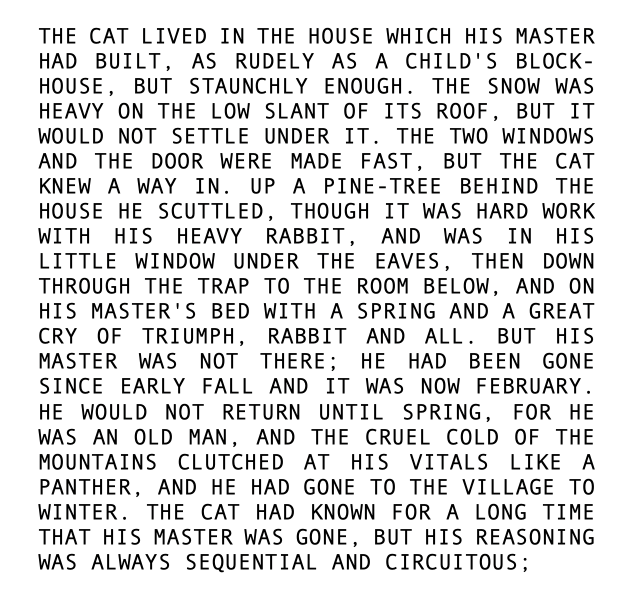
#> input picture images/cats_story.png, 1256 x 1196 px (shown at 1/2 size)
$ python test.py
#> lines starting #> are read from the running program, lines starting #| are printed output that depends on the picture; after the words box and inside, x2 and y2 are one past the last pixel; in counts of white or black regions, pixels touching at a corner belong together
import cv2
import numpy as np

image = cv2.imread("../images/cats_story.png")
#> image is the input picture: shape (1196, 1256, 3); mean B, G, R 222.8, 222.9, 222.8
# cv2.imshow('orig', image)
# image = cv2.resize(image_original,None,fx=4, fy=4, interpolation = cv2.INTER_CUBIC)

# grayscale
gray = cv2.cvtColor(image, cv2.COLOR_BGR2GRAY)
# original_resized = cv2.resize(gray, (0,0), fx=.2, fy=.2)
# cv2.imshow('gray', gray)
# cv2.waitKey(0)

# Remove Salt and pepper noise
saltpep = cv2.fastNlMeansDenoising(gray, None, 9, 13)
# original_resized = cv2.resize(saltpep, (0,0), fx=.2, fy=.2)
# cv2.imshow('Grayscale', saltpep)
# cv2.waitKey(0)

# blur
blured = cv2.blur(saltpep, (3, 3))
# original_resized = cv2.resize(blured, (0,0), fx=.2, fy=.2)
# cv2.imshow('blured', blured)
# cv2.waitKey(0)

# binary
ret, thresh = cv2.threshold(gray, 127, 255, cv2.THRESH_BINARY_INV)
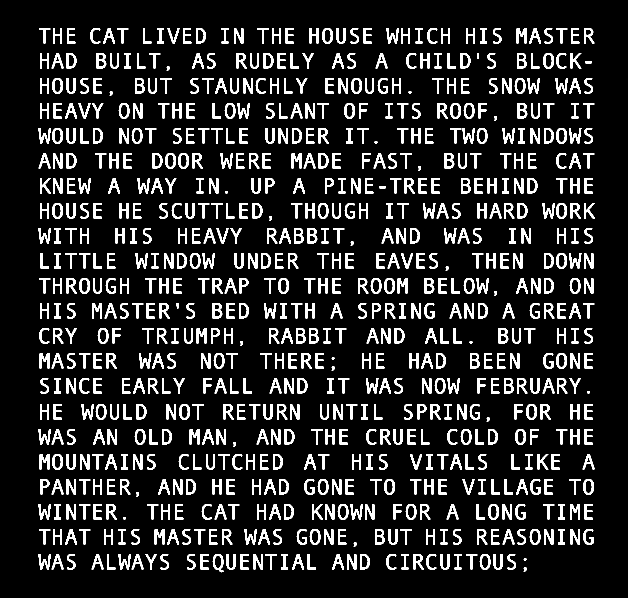
#> thresh: shape (1196, 1256) (shown at 1/2 size); 12.7% white; 735 white regions, largest, box (x1, y1, x2, y2) and area: (193, 106, 213, 137) 353, (1034, 106, 1054, 137) 353, (270, 156, 290, 187) 353
# original_resized = cv2.resize(thresh, (0,0), fx=.2, fy=.2)
# cv2.imshow('Threshold', thresh)
# cv2.waitKey(0)

# dilation
kernel = np.ones((5, 100), np.uint8)
img_dilation = cv2.dilate(thresh, kernel, iterations=1)
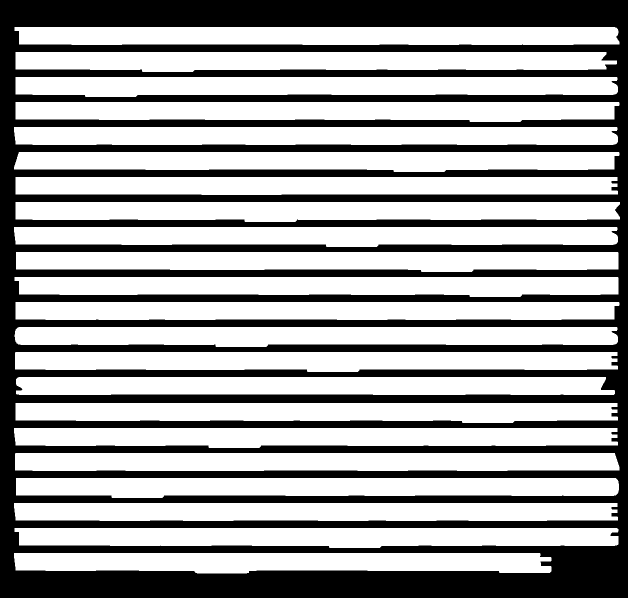
#> img_dilation: shape (1196, 1256) (shown at 1/2 size); 62.6% white; 1 black region
# cv2.imshow('dilated', img_dilation)
# cv2.waitKey(0)

# find contours
ctrs, hier = cv2.findContours(img_dilation.copy(), cv2.RETR_EXTERNAL, cv2.CHAIN_APPROX_SIMPLE)
#> ctrs = 22 contours; largest, box (x1, y1, x2, y2) and area: (31, 154, 1236, 194) 42224, (31, 404, 1240, 444) 42122, (29, 1056, 1237, 1096) 41948, (29, 654, 1236, 694) 41947, (31, 204, 1239, 244) 41902

# sort contours
sorted_ctrs = sorted(ctrs, key=lambda ctr: cv2.boundingRect(ctr)[1])
#> sorted_ctrs has the same summary as ctrs
count = 0
for i, ctr in enumerate(sorted_ctrs):

    # Get bounding box
    x, y, w, h = cv2.boundingRect(ctr)

    # Getting ROI
    roi = image[y:y + h, x:x + w]

    #   show ROI
    # cv2.imshow('segment no:' + str(i), roi)
    # cv2.waitKey(0)

    # im = cv2.resize(roi, None, fx=4, fy=4, interpolation=cv2.INTER_CUBIC)
    ret_1, thresh_1 = cv2.threshold(roi, 127, 255, cv2.THRESH_BINARY_INV)
    # original_resized = cv2.resize(thresh, (0,0), fx=.2, fy=.2)
    # cv2.imshow('Threshold_1', thresh_1)
    # cv2.waitKey(0)

    kernel = np.ones((3, 3), np.uint8)
    words = cv2.dilate(thresh_1, kernel, iterations=1)
    cv2.imshow('words', words)
    cv2.waitKey(0)

    words = cv2.cvtColor(words, cv2.COLOR_BGR2GRAY)

    # find contours
    ctrs_1, hier = cv2.findContours(words, cv2.RETR_EXTERNAL, cv2.CHAIN_APPROX_SIMPLE)

    # sort contours
    sorted_ctrs_1 = sorted(ctrs_1, key=lambda ctr: cv2.boundingRect(ctr)[0])

    for j, ctr_1 in enumerate(sorted_ctrs_1):

        # Get bounding box
        x_1, y_1, w_1, h_1 = cv2.boundingRect(ctr_1)

        # Getting ROI
        roi_1 = thresh_1[y_1:y_1 + h_1, x_1:x_1 + w_1]

        cv2.imshow("image", roi_1)
        cv2.waitKey(0)
        #   show ROI
        # cv2.imshow('Line no: ' + str(i) + " word no : " + str(j), roi_1)
        # cv2.waitKey(0)

        chars = cv2.cvtColor(roi_1, cv2.COLOR_BGR2GRAY)

        # dilation
        kernel = np.ones((10, 1), np.uint8)
        joined = cv2.dilate(chars, kernel, iterations=1)
#> this loop made 22 passes
#> (x, y, w, h) on passes 1 to 12: (29, 54, 1210, 36), (31, 104, 1203, 40), (31, 154, 1205, 40), (31, 204, 1208, 40), (28, 254, 1208, 36), (28, 304, 1211, 40), (31, 354, 1205, 36), (31, 404, 1209, 40), (28, 454, 1208, 40), (32, 504, 1205, 40), (29, 554, 1208, 40), (31, 604, 1208, 36)
#> pass 1, `cv2.imshow("image", roi_1)`:
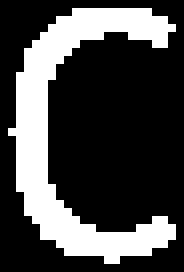
#> window 'image': shape (34, 23, 3) (shown 8 times larger); 27.9% white; 1 white region, box (x1, y1, x2, y2) and area: (1, 1, 22, 33) 218
#> pass 1, `cv2.imshow("image", roi_1)`:
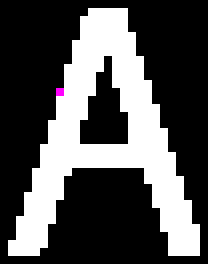
#> window 'image': shape (33, 26, 3) (shown 8 times larger); mean B, G, R 82.9, 82.6, 82.9
#> after the loop:
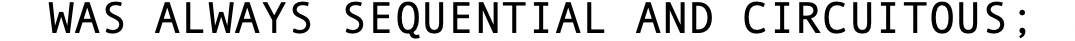
#> roi: shape (41, 1075, 3); mean B, G, R 206.8, 206.9, 206.9
#> after the loop:
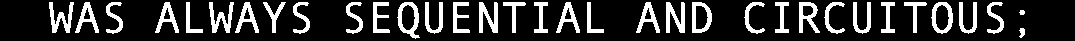
#> thresh_1: shape (41, 1075, 3); mean B, G, R 48.3, 48.3, 48.3
#> after the loop:
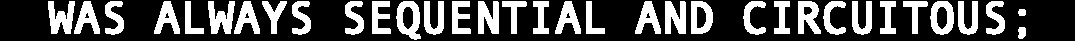
#> words: shape (41, 1075); min 0, max 255, mean 77.3
        # original_resized = cv2.resize(img_dilation, (0,0), fx=.2, fy=.2)
        # cv2.imshow('joined', joined)
        # cv2.waitKey(0)

        # find contours
        # ctrs_2, hier = cv2.findContours(joined, cv2.RETR_EXTERNAL, cv2.CHAIN_APPROX_SIMPLE)

        # sort contours
    #     sorted_ctrs_2 = sorted(ctrs_2, key=lambda ctr: cv2.boundingRect(ctr)[0])
    #
    #     for k, ctr_2 in enumerate(sorted_ctrs_2):
    #         # Get bounding box
    #         x_2, y_2, w_2, h_2 = cv2.boundingRect(ctr_2)
    #
    #         # Getting ROI
    #         roi_2 = roi_1[y_2:y_2 + h_2, x_2:x_2 + w_2]
    #
    #         # #   show ROI
    #         # cv2.imshow('Line no: ' + str(i) + ' word no : ' + str(j) + ' char no: ' + str(k), roi_2)
    #         count = count + 1
    #         roi_2 = cv2.resize(roi_2, (28, 28))
    #         cv2.imwrite('../out/' + str(j) + '_' + str(k) + '.png', 255 - roi_2)
    #         # cv2.waitKey(0)

$ run again, with images/hello.png copied over images/cats_story.png
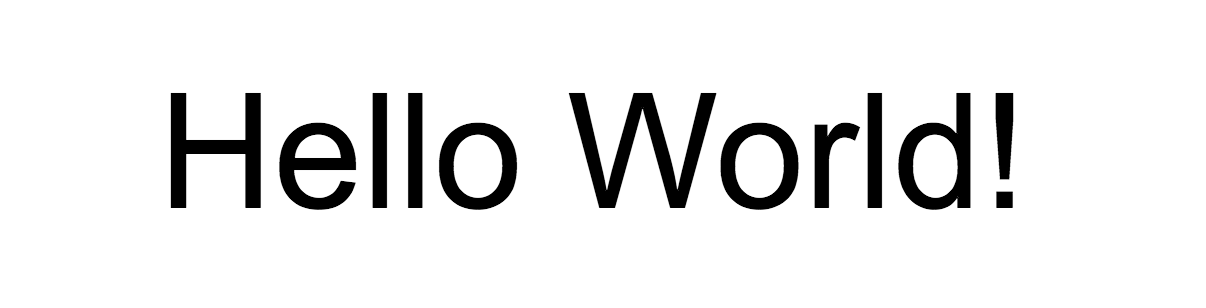
#> input picture images/hello.png, 1206 x 308 px
#> image is the input picture: shape (308, 1206, 3); min 0, max 255, mean 233.3
#> `ret, thresh = cv2.threshold(gray, 127, 255, cv2.THRESH_BINARY_INV)`:
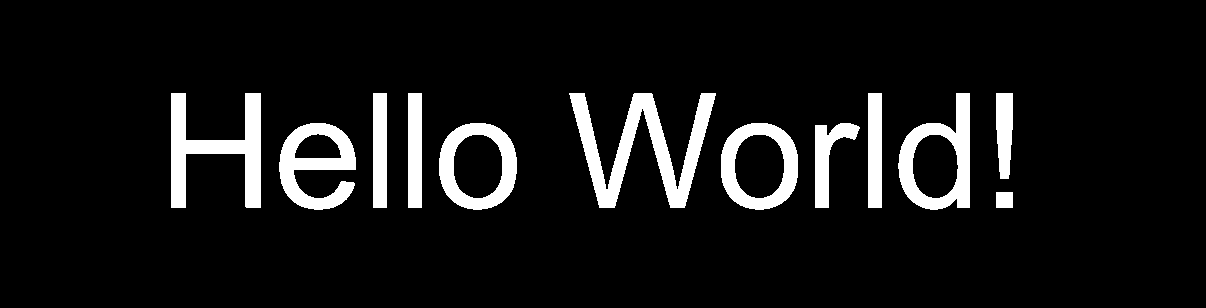
#> thresh: shape (308, 1206); 8.4% white; 12 white regions, largest, box (x1, y1, x2, y2) and area: (569, 93, 716, 208) 6007, (171, 93, 261, 208) 4390, (898, 93, 970, 210) 3581
#> img_dilation: shape (308, 1206); 29.3% white; 1 white region
#> ctrs = 1 contour; box (x1, y1, x2, y2) and area: (122, 91, 1063, 212) 107595
#> sorted_ctrs has the same summary as ctrs
#> the loop `for i, ctr in enumerate(sorted_ctrs):` made 1 pass
#> (x, y, w, h) on pass 1: (122, 91, 941, 121)
#> pass 1, `words = cv2.dilate(thresh_1, kernel, iterations=1)`:
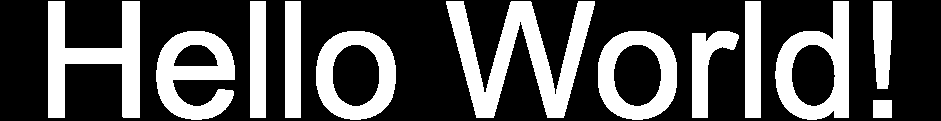
#> words: shape (121, 941, 3); 32.3% white; 12 white regions, largest, box (x1, y1, x2, y2) and area: (446, 1, 595, 118) 7112, (48, 1, 140, 118) 5006, (775, 1, 849, 120) 4211
